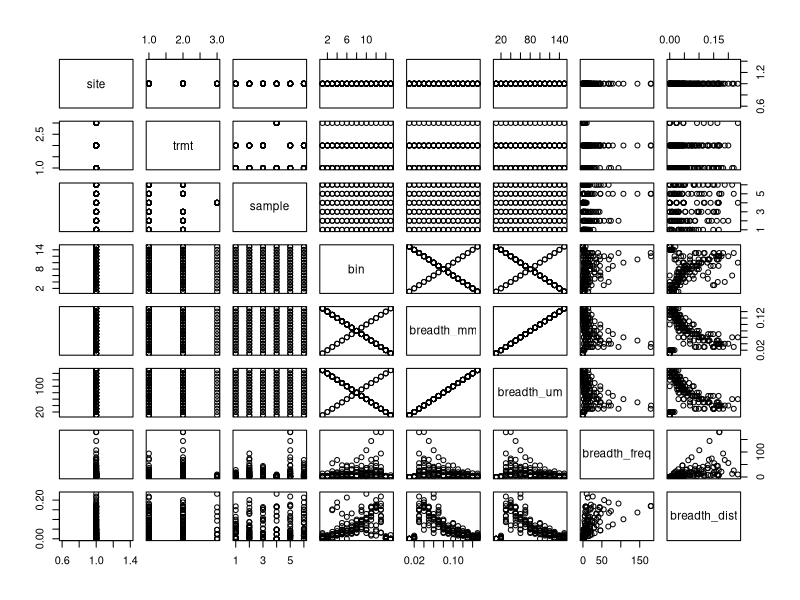
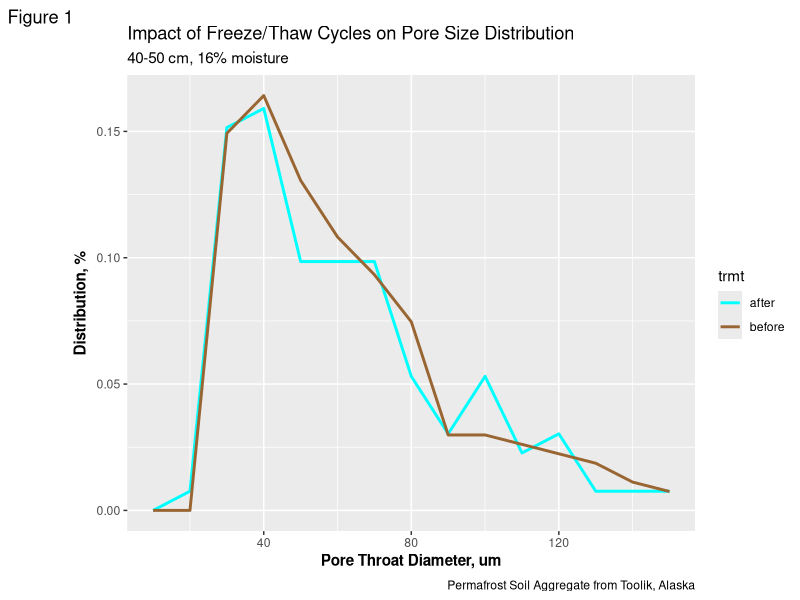
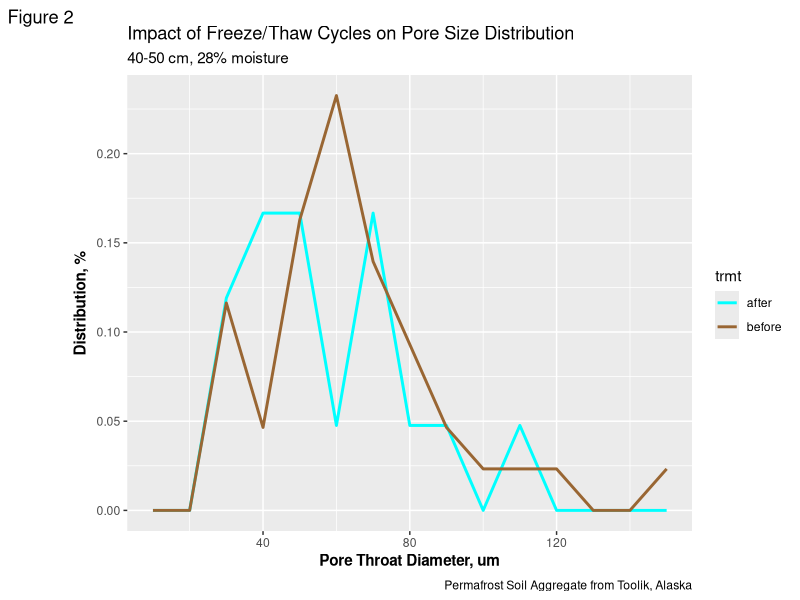
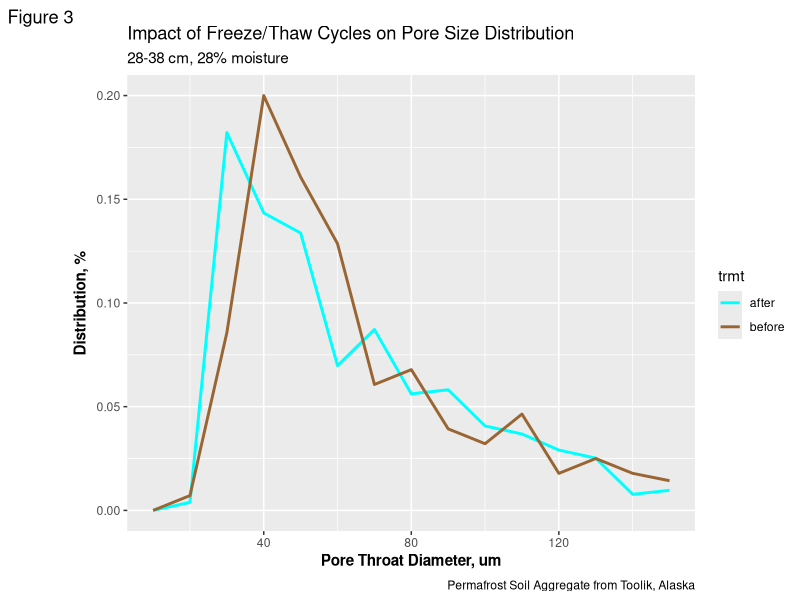
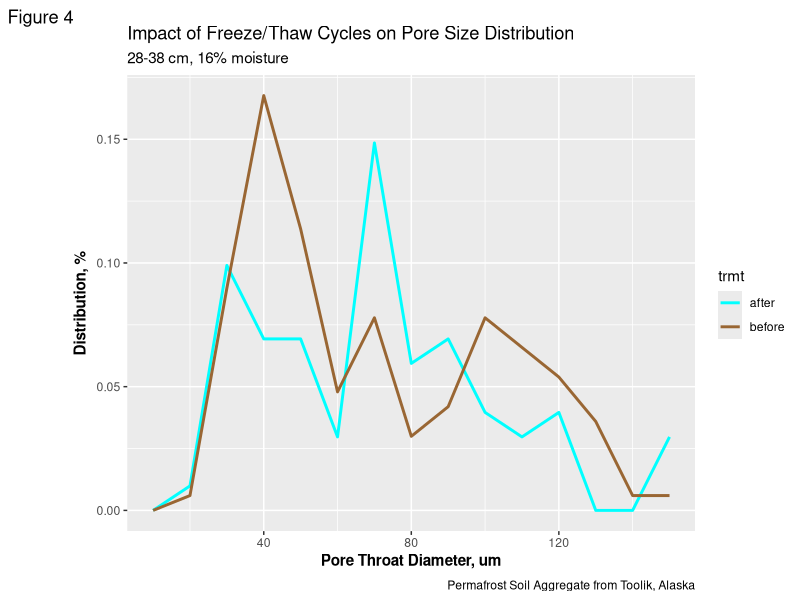
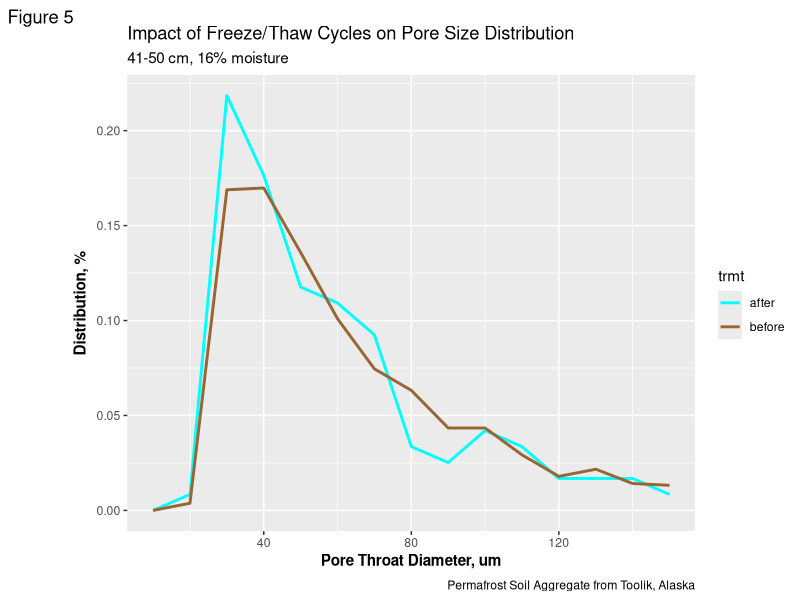
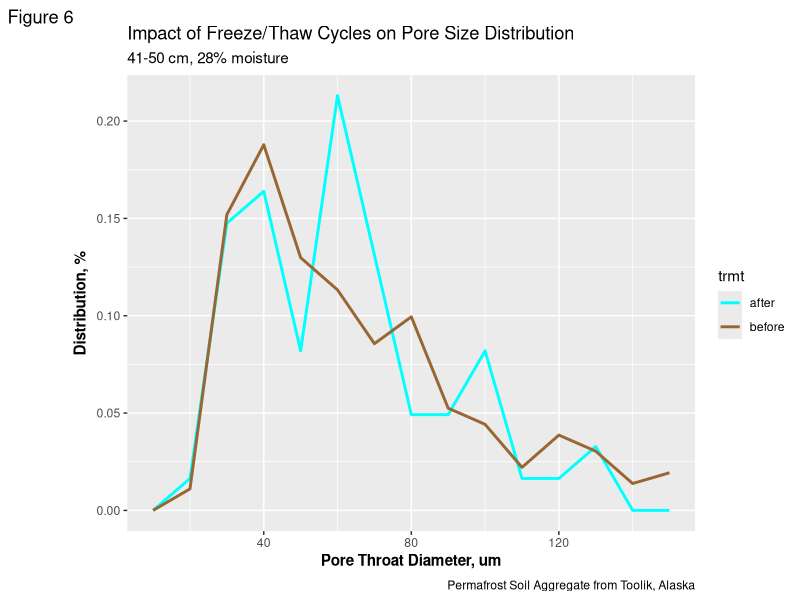

Write the R code that produced these figures, in order.
# Erin Rooney
# August 3 2020
# Pore throat statistics

setwd("~/R/R/R Datasets/introductoryR-master")

breadthdata_csv = read.csv("processed/ftc_porethroatdist_july312020_2.csv") 
plot(breadthdata_csv)
rep_1 = breadthdata_csv[breadthdata_csv$sample=="40_50_16",]

tool = breadthdata_csv[breadthdata_csv$site=="tool,"]

library(ggplot2)


##############

p = ggplot(rep_1, aes(x = breadth_um, y=breadth_dist, color = trmt ))+
  geom_line(size = 1)+
  #geom_density(adjust=0.5)+
  
  labs (title = "Impact of Freeze/Thaw Cycles on Pore Size Distribution",
        subtitle = "40-50 cm, 16% moisture",
        caption = "Permafrost Soil Aggregate from Toolik, Alaska",
        tag = "Figure 1",
        x = expression (bold ("Pore Throat Diameter, um")),
        y = expression (bold ("Distribution, %")))

p + scale_color_manual(values=c("#00FFFF", "#996633"))

###############

rep_2 = breadthdata_csv[breadthdata_csv$sample=="40_50_28",]

p = ggplot(rep_2, aes(x = breadth_um, y=breadth_dist, color = trmt ))+
  geom_line(size = 1)+
  #geom_density(adjust=0.5)+
  
  labs (title = "Impact of Freeze/Thaw Cycles on Pore Size Distribution",
        subtitle = "40-50 cm, 28% moisture",
        caption = "Permafrost Soil Aggregate from Toolik, Alaska",
        tag = "Figure 2",
        x = expression (bold ("Pore Throat Diameter, um")),
        y = expression (bold ("Distribution, %")))

p + scale_color_manual(values=c("#00FFFF", "#996633"))


###############

rep_3 = breadthdata_csv[breadthdata_csv$sample=="28_38_28",]

p = ggplot(rep_3, aes(x = breadth_um, y=breadth_dist, color = trmt ))+
  geom_line(size = 1)+
  #geom_density(adjust=0.5)+
  
  labs (title = "Impact of Freeze/Thaw Cycles on Pore Size Distribution",
        subtitle = "28-38 cm, 28% moisture",
        caption = "Permafrost Soil Aggregate from Toolik, Alaska",
        tag = "Figure 3",
        x = expression (bold ("Pore Throat Diameter, um")),
        y = expression (bold ("Distribution, %")))


p + scale_color_manual(values=c("#00FFFF", "#996633"))

###################

rep_4 = breadthdata_csv[breadthdata_csv$sample=="28_38_12",]

p = ggplot(rep_4, aes(x = breadth_um, y=breadth_dist, color = trmt ))+
  geom_line(size = 1)+
  #geom_density(adjust=0.5)+
  
  labs (title = "Impact of Freeze/Thaw Cycles on Pore Size Distribution",
        subtitle = "28-38 cm, 16% moisture",
        caption = "Permafrost Soil Aggregate from Toolik, Alaska",
        tag = "Figure 4",
        x = expression (bold ("Pore Throat Diameter, um")),
        y = expression (bold ("Distribution, %")))

p + scale_color_manual(values=c("#00FFFF", "#996633"))


###################

rep_5 = breadthdata_csv[breadthdata_csv$sample=="41_50_16",]

p = ggplot(rep_5, aes(x = breadth_um, y=breadth_dist, color = trmt))+
  geom_line(size = 1)+
  #geom_density(adjust=0.5)+
  
  labs (title = "Impact of Freeze/Thaw Cycles on Pore Size Distribution",
        subtitle = "41-50 cm, 16% moisture",
        caption = "Permafrost Soil Aggregate from Toolik, Alaska",
        tag = "Figure 5",
        x = expression (bold ("Pore Throat Diameter, um")),
        y = expression (bold ("Distribution, %")))

p + scale_color_manual(values=c("#00FFFF", "#996633"))


####################

rep_6 = breadthdata_csv[breadthdata_csv$sample=="41_50_28",]

p = ggplot(rep_6, aes(x = breadth_um, y=breadth_dist, color = trmt))+
  geom_line(size = 1)+
  #geom_density(adjust=0.5)+
  
  labs (title = "Impact of Freeze/Thaw Cycles on Pore Size Distribution",
        subtitle = "41-50 cm, 28% moisture",
        caption = "Permafrost Soil Aggregate from Toolik, Alaska",
        tag = "Figure 6",
        x = expression (bold ("Pore Throat Diameter, um")),
        y = expression (bold ("Distribution, %")))

p + scale_color_manual(values=c("#00FFFF", "#996633"))

